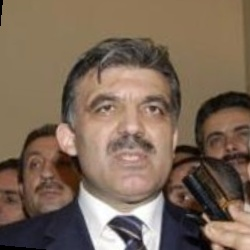
#> input picture dlib_temp1.jpg, 250 x 250 px
$ python haar_detect.py --image ../dlib_temp1.jpg --folder ..
#> lines starting #> are read from the running program, lines starting #| are printed output that depends on the picture; after the words box and inside, x2 and y2 are one past the last pixel; in counts of white or black regions, pixels touching at a corner belong together
import cv2
import os
import time
import argparse
from tqdm import tqdm

face_cascade = cv2.CascadeClassifier('models/haarcascade_frontalface_default.xml')


def detect_faces(image_path, save=True, show=False):
#> called with image_path = '../dlib_temp1.jpg', save = True, show = False
    img = cv2.imread(image_path)
#> img is the input picture: shape (250, 250, 3); mean B, G, R 87.2, 103.9, 124
    if img is None:
        print(f"Cannot read image: {image_path}")
        return None

    gray = cv2.cvtColor(img, cv2.COLOR_BGR2GRAY)
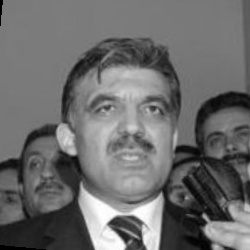
#> gray: shape (250, 250); min 0, max 255, mean 108
    start = time.time()
    faces = face_cascade.detectMultiScale(gray, scaleFactor=1.1, minNeighbors=5)
#> faces = [[71, 63, 120, 120]]
    end = time.time()

    detection_time = end - start
    face_count = len(faces)
#> face_count = 1

    for (x, y, w, h) in faces:
        cv2.rectangle(img, (x, y), (x + w, y + h), (0, 255, 0), 2)
#> this loop made 1 pass
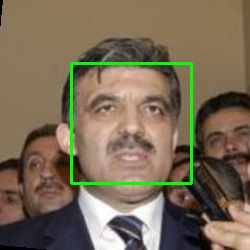
#> img: shape (250, 250, 3); 2.3% of pixels changed, all inside (x1, y1, x2, y2) = (70, 62, 193, 185)

    if save:
        result_path = os.path.join("results", f"detected_{os.path.basename(image_path)}")
        os.makedirs("results", exist_ok=True)
        cv2.imwrite(result_path, img)

    if show:
        cv2.imshow("Detection", img)
        cv2.waitKey(0)
        cv2.destroyAllWindows()

    return {
        "file": os.path.basename(image_path),
        "faces": face_count,
        "time": detection_time
    }


def process_folder(folder_path, save=True, show=False):
    image_files = [f for f in os.listdir(folder_path) if f.lower().endswith(('.jpg', '.png', '.jpeg'))]
    stats = []

    print(f"Processing {len(image_files)} images in '{folder_path}'...\n")

    for file in tqdm(image_files):
        full_path = os.path.join(folder_path, file)
        result = detect_faces(full_path, save=save, show=show)
        if result:
            stats.append(result)

    print("\nDetection Summary:")
    for entry in stats:
        print(f"- {entry['file']}: {entry['faces']} face(s), {entry['time']:.4f} sec")

    if stats:
        avg_time = sum(e['time'] for e in stats) / len(stats)
        total_faces = sum(e['faces'] for e in stats)
        print(f"\nProcessed {len(stats)} images, total faces: {total_faces}, average time: {avg_time:.4f} sec")


def run_face_detection():
    folder = input("Enter the folder path with images: ").strip()
    if not os.path.exists(folder):
        print("Folder doesn't exist.")
        return
    process_folder(folder)


if __name__ == "__main__":
    parser = argparse.ArgumentParser(description="Face detection using Haar Cascade.")
    parser.add_argument("--image", type=str, help="Path to a single image")
    parser.add_argument("--folder", type=str, help="Path to folder with images")
    parser.add_argument("--nosave", action="store_true", help="Do not save result images")
    parser.add_argument("--show", action="store_true", help="Show images with detection boxes")

    args = parser.parse_args()

    if args.image:
        res = detect_faces(args.image, save=not args.nosave, show=args.show)
#> res = {'file': 'dlib_temp1.jpg', 'faces': 1, 'time': 0.0548}
        if res:
            print(f"\nDetected {res['faces']} face(s) in {res['file']} ({res['time']:.4f} sec)")
#| Detected 1 face(s) in dlib_temp1.jpg (0.0548 sec)
    elif args.folder:
        process_folder(args.folder, save=not args.nosave, show=args.show)
    else:
        print("Please provide --image or --folder")

$ run again, on enh_temp1.jpg
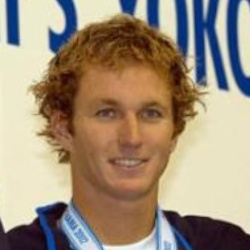
#> input picture enh_temp1.jpg, 250 x 250 px
#> in detect_faces, img is the input picture: shape (250, 250, 3); mean B, G, R 122.2, 142.8, 159.9
#> in detect_faces, `gray = cv2.cvtColor(img, cv2.COLOR_BGR2GRAY)`:
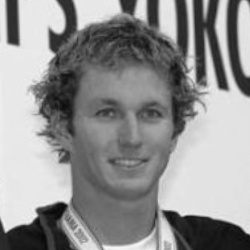
#> gray: shape (250, 250); min 6, max 250, mean 145.6
#> faces = [[68, 64, 123, 123]]
#> face_count = 1
#> the loop in detect_faces, `for (x, y, w, h) in faces:` made 1 pass
#> after the loop in detect_faces, `for (x, y, w, h) in faces:`:
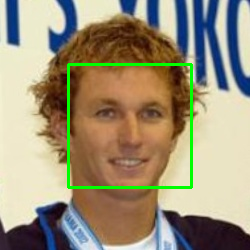
#> img: shape (250, 250, 3); 2.36% of pixels changed, all inside (x1, y1, x2, y2) = (67, 63, 193, 189)
#> res = {'file': 'enh_temp1.jpg', 'faces': 1, 'time': 0.0535}
#| Detected 1 face(s) in enh_temp1.jpg (0.0535 sec)

$ run again, on enh_temp2.jpg
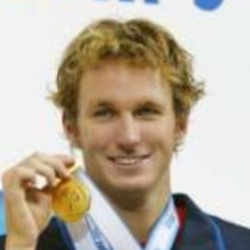
#> input picture enh_temp2.jpg, 250 x 250 px
#> in detect_faces, img is the input picture: shape (250, 250, 3); mean B, G, R 159, 175.3, 186.6
#> in detect_faces, `gray = cv2.cvtColor(img, cv2.COLOR_BGR2GRAY)`:
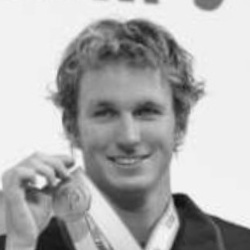
#> gray: shape (250, 250); min 10, max 250, mean 176.9
#> faces = [[64, 63, 125, 125]]
#> face_count = 1
#> the loop in detect_faces, `for (x, y, w, h) in faces:` made 1 pass
#> after the loop in detect_faces, `for (x, y, w, h) in faces:`:
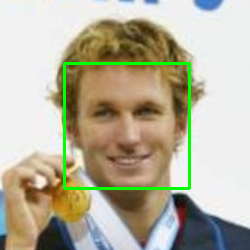
#> img: shape (250, 250, 3); 2.39% of pixels changed, all inside (x1, y1, x2, y2) = (63, 62, 191, 190)
#> res = {'file': 'enh_temp2.jpg', 'faces': 1, 'time': 0.0436}
#| Detected 1 face(s) in enh_temp2.jpg (0.0436 sec)

$ run again, on lenc_temp1.jpg
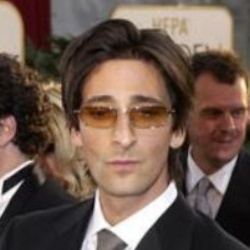
#> input picture lenc_temp1.jpg, 250 x 250 px
#> in detect_faces, img is the input picture: shape (250, 250, 3); mean B, G, R 78.3, 88.9, 108.8
#> in detect_faces, `gray = cv2.cvtColor(img, cv2.COLOR_BGR2GRAY)`:
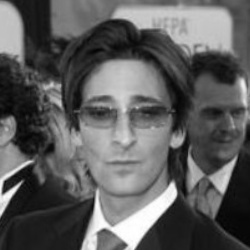
#> gray: shape (250, 250); min 1, max 255, mean 93.6
#> faces = [[62, 68, 126, 126]]
#> face_count = 1
#> the loop in detect_faces, `for (x, y, w, h) in faces:` made 1 pass
#> after the loop in detect_faces, `for (x, y, w, h) in faces:`:
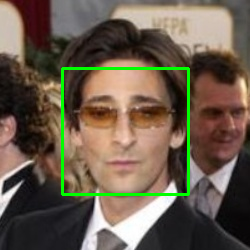
#> img: shape (250, 250, 3); 2.41% of pixels changed, all inside (x1, y1, x2, y2) = (61, 67, 190, 196)
#> res = {'file': 'lenc_temp1.jpg', 'faces': 1, 'time': 0.0618}
#| Detected 1 face(s) in lenc_temp1.jpg (0.0618 sec)
